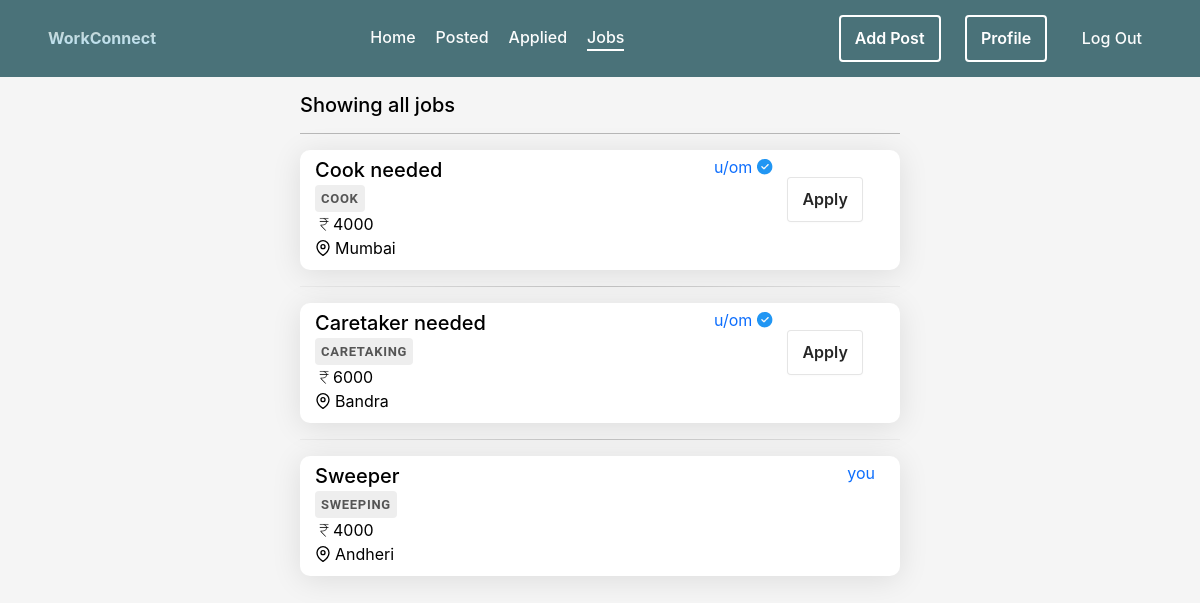
Page /newco/listings (signed in) on the earlier database version.
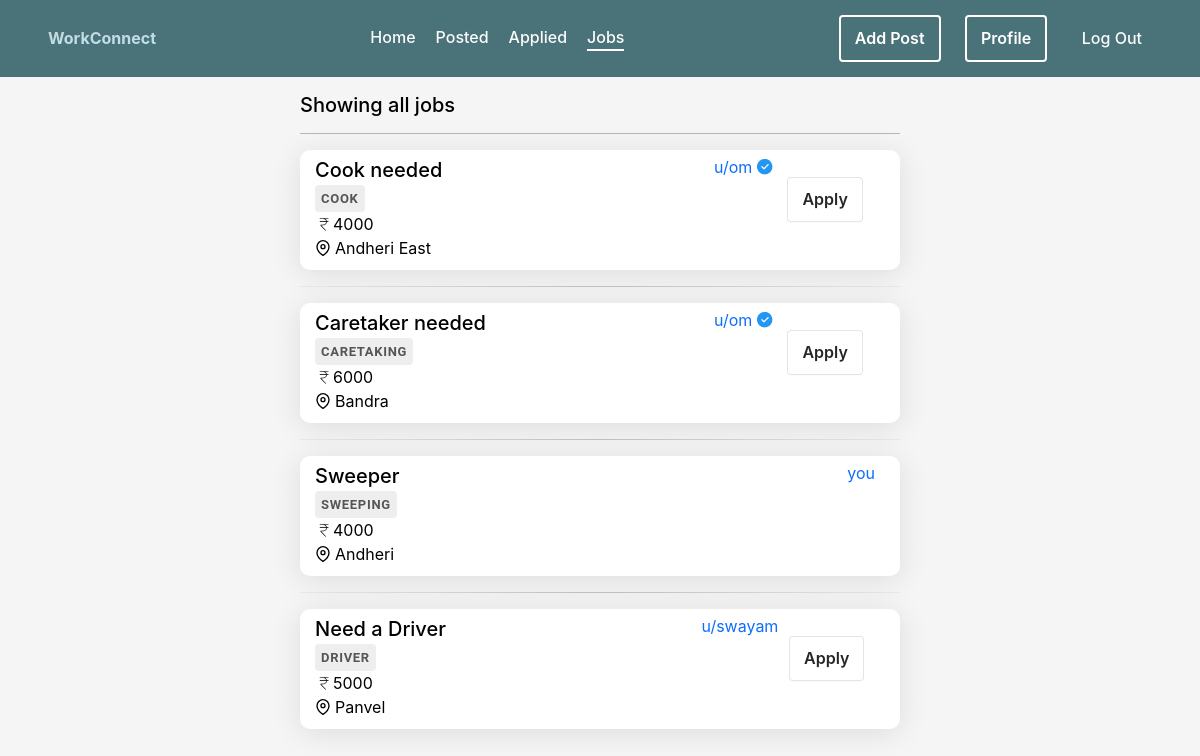
Same page on the later database version.
### newco/models.py (models this page shows, shortened)
class Job(models.Model):
    user = models.ForeignKey(User,on_delete=models.CASCADE)
    title = models.CharField(max_length=255)
    description = models.TextField()
    job_specification = models.CharField(default=None,max_length=255)
    salary = models.CharField(max_length=32)
    location = models.CharField(max_length=32)
    people_applied = models.IntegerField(default=0)
    applied = models.ManyToManyField(User,related_name='users_applied',blank=True)

### newco/views.py (the view)
# urls.py: path('listings',views.listings,name='listings'),
@login_required
def listings(request: HttpRequest,filterby=None):
    jobs = Job.objects.all()
    title = request.POST.get('jobtitle','').strip()
    location = request.POST.get('location','').strip()
    if title and location:
        jobs = jobs.filter(job_specification=title.upper(),location=location)
    elif title or location:
        if title:
            jobs = jobs.filter(job_specification=title.upper())
        if location:
            jobs = jobs.filter(location=location)
    searched = False
    if jobs.count() == 0:
        jobs = None
    else:
        searched = jobs.count()!=Job.objects.count()
    return render(request, 'newco/listings.html', {'jobs': jobs,'searched':searched})

### newco/templates/newco/listings.html (shortened to what this page needs)
{% extends 'newco/layout.html' %}
{% block body %}
{% if jobs %}
    <div class="w-100 h-auto center">
        <div class="w-50 d-block m-3">
            {% if searched %}
                <div class="h5">Your Search returned {{ jobs.count }} Results </div>
            {% else %}
                <div class="h5">Showing all jobs</div>
            {% endif %}
            <hr>
            {% for job in jobs %}
                <a href="post/{{ job.id }}" class="w-100">
                    <div class="post form w-100 flex-row nothover" >
                        <div class="d-inline-flex flex-column w-100" style="justify-content: space-evenly;">
                            <div class="w-100 lead" style="font-weight: 500;">{{ job.title }}</div>
                            <div class="job-spec">{{ job.job_specification }}</div>
                            <div class="w-100"><svg xmlns="http://www.w3.org/2000/svg" height="18" width="18" viewBox="50 -850 850 900" stroke-width="5" stroke="black"><path d="M540-172 306-416v-44h114q63 0 116-39.5T588-616H266v-28h320q-11-51-57-83.5T420-760H266v-28h428v28H528q33 17 57 48.5t29 67.5h80v28h-78q2 85-58 134.5T420-432h-90l249 260h-39Z"/></svg>{{ job.salary }}</div>
                            <div class="w-100">{{ job.location }}</div>
                        </div>
                </a>
                    {% if job.user.username != request.user.username %}
                        <div class="d-inline-flex flex-row" style="gap: 5px;height: 25px; transition: all 0.3s;">
                            <a href="{% url 'profile' job.user.username %}" class="a-hover">u/{{ job.user.username }}</a>
                        </div>
                        <div class="w-25 center" style="height: 90px;">
                            {% if request.user not in job.applied.all %}
                                <a href="post/apply/{{ job.id }}">
                                    <button type="button">Apply</button>
                                </a>
                            {% else %}
                                <button type="button" disabled style="opacity: 0.4;cursor: not-allowed">Applied</button>
                            {% endif %}
                            </div>
                    {% else %}
                        <div class="d-inline-flex flex-row" style="height: 25px; transition: all 0.3s;">
                            <a href="{% url 'profile' job.user.username %}" class="a-hover">you</a>
                        </div>
                    {% endif %}
                </div>
                <hr class="hr">
            {% endfor %}
{% elif not searched %}
<div class="w-100 h-75 center">
    <div class="display-6 h1">Couldn't find the job you requested</div>
</div>
{% else %}
<div class="w-100 h-75 center">
    <div class="display-6 h1">No jobs posted yet</div>
</div>
{% endif %}
{% endblock %}

Differences in the rows shown:
changed Job "Cook needed": location "Mumbai" → "Andheri East"
added Job: title "Need a Driver", job_specification "DRIVER", salary "5000", location "Panvel", user.username "swayam"
